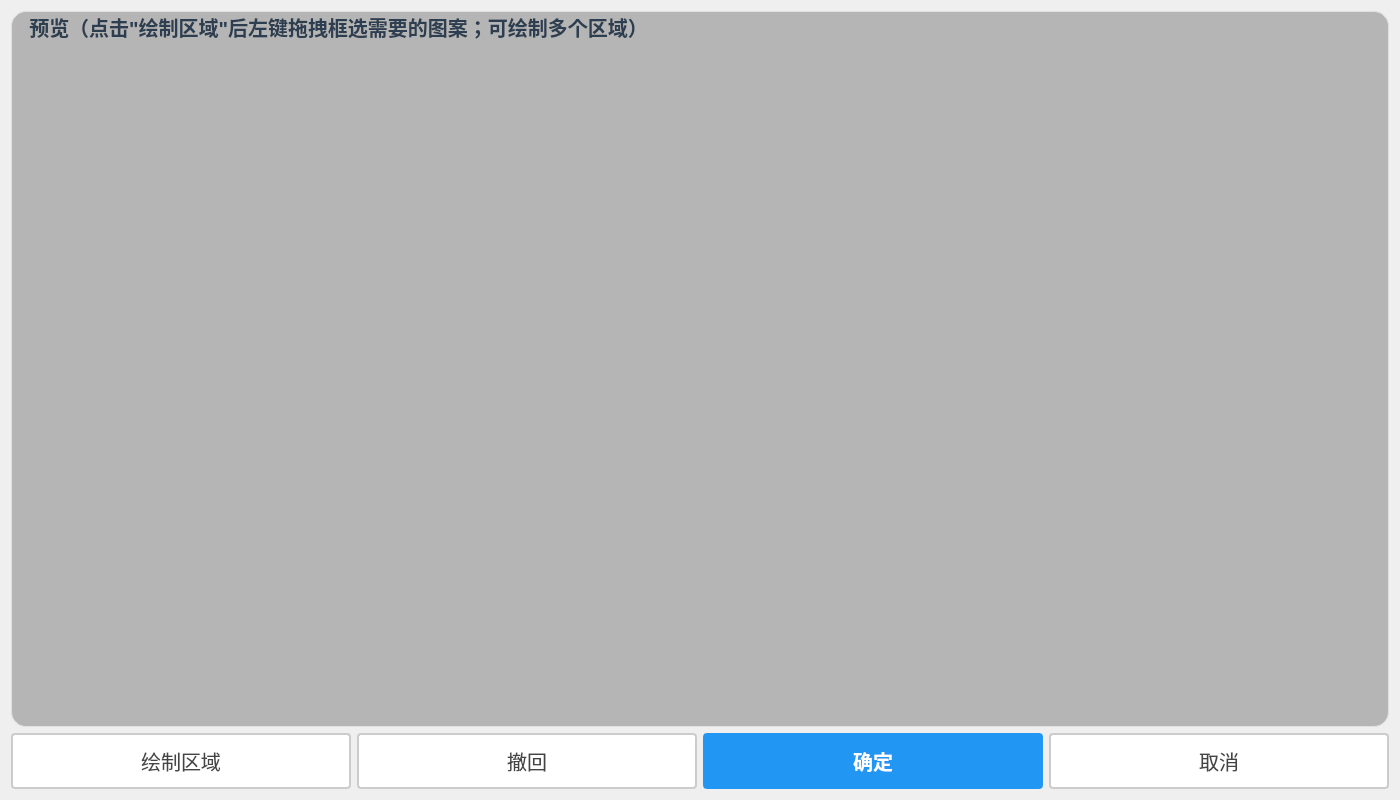
<?xml version="1.0" encoding="UTF-8"?>
<ui version="4.0">
 <class>DlgDxfRegionSelectClass</class>
 <widget class="QDialog" name="DlgDxfRegionSelectClass">
  <property name="geometry">
   <rect>
    <x>0</x>
    <y>0</y>
    <width>1400</width>
    <height>800</height>
   </rect>
  </property>
  <property name="windowTitle">
   <string>选择 DXF 套版区域</string>
  </property>
  <layout class="QVBoxLayout" name="vLayout_root" stretch="1,0">
   <item>
    <widget class="QGroupBox" name="gBox_imgPreview">
     <property name="styleSheet">
      <string notr="true">QGroupBox {
    font-size: 20px;
    font-weight: bold;
    background-color: rgb(181, 181, 181);
    border: 1px solid #e0e0e0;
    border-radius: 15px;
    padding-top: 28px;
}
QGroupBox::title {
    subcontrol-origin: margin;
    subcontrol-position: top left;
    left: 10px;
    top: 4px;
    padding: 0 5px;
    color: #2c3e50;
}</string>
     </property>
     <property name="title">
      <string>预览（点击"绘制区域"后左键拖拽框选需要的图案；可绘制多个区域）</string>
     </property>
     <layout class="QVBoxLayout" name="vLayout_preview">
      <item>
       <widget class="QLabel" name="label_imgPreview">
        <property name="sizePolicy">
         <sizepolicy hsizetype="Expanding" vsizetype="Expanding">
          <horstretch>0</horstretch>
          <verstretch>0</verstretch>
         </sizepolicy>
        </property>
        <property name="minimumSize">
         <size>
          <width>320</width>
          <height>240</height>
         </size>
        </property>
        <property name="text">
         <string/>
        </property>
        <property name="alignment">
         <set>Qt::AlignmentFlag::AlignCenter</set>
        </property>
       </widget>
      </item>
     </layout>
    </widget>
   </item>
   <item>
    <layout class="QHBoxLayout" name="hLayout_actions">
     <item>
      <widget class="QPushButton" name="pbtn_draw">
       <property name="minimumSize">
        <size>
         <width>0</width>
         <height>56</height>
        </size>
       </property>
       <property name="checkable">
        <bool>true</bool>
       </property>
       <property name="styleSheet">
        <string notr="true">QPushButton {
    padding: 6px 14px;
    border: 2px solid #CCC;
    border-radius: 4px;
    background-color: white;
    color: #444;
    font-size: 20px;
}
QPushButton:hover {
    border-color: #999;
    background-color: #F5F5F5;
}
QPushButton:checked {
    border-color: #FF9800;
    background-color: #FF9800;
    color: white;
    font-weight: bold;
}</string>
       </property>
       <property name="text">
        <string>绘制区域</string>
       </property>
      </widget>
     </item>
     <item>
      <widget class="QPushButton" name="pbtn_undo">
       <property name="minimumSize">
        <size>
         <width>0</width>
         <height>56</height>
        </size>
       </property>
       <property name="styleSheet">
        <string notr="true">QPushButton {
    padding: 6px 14px;
    border: 2px solid #CCC;
    border-radius: 4px;
    background-color: white;
    color: #444;
    font-size: 20px;
}
QPushButton:hover {
    border-color: #999;
    background-color: #F5F5F5;
}
QPushButton:pressed {
    border-color: #777;
    background-color: #EEE;
}</string>
       </property>
       <property name="text">
        <string>撤回</string>
       </property>
      </widget>
     </item>
     <item>
      <widget class="QPushButton" name="pbtn_confirm">
       <property name="minimumSize">
        <size>
         <width>0</width>
         <height>56</height>
        </size>
       </property>
       <property name="styleSheet">
        <string notr="true">QPushButton {
    padding: 6px 14px;
    border: 2px solid #2196F3;
    border-radius: 4px;
    background-color: #2196F3;
    color: white;
    font-size: 20px;
    font-weight: bold;
}
QPushButton:hover {
    border-color: #1565C0;
    background-color: #1565C0;
}
QPushButton:pressed {
    border-color: #0D47A1;
    background-color: #0D47A1;
}</string>
       </property>
       <property name="text">
        <string>确定</string>
       </property>
      </widget>
     </item>
     <item>
      <widget class="QPushButton" name="pbtn_cancel">
       <property name="minimumSize">
        <size>
         <width>0</width>
         <height>56</height>
        </size>
       </property>
       <property name="styleSheet">
        <string notr="true">QPushButton {
    padding: 6px 14px;
    border: 2px solid #CCC;
    border-radius: 4px;
    background-color: white;
    color: #444;
    font-size: 20px;
}
QPushButton:hover {
    border-color: #999;
    background-color: #F5F5F5;
}
QPushButton:pressed {
    border-color: #777;
    background-color: #EEE;
}</string>
       </property>
       <property name="text">
        <string>取消</string>
       </property>
      </widget>
     </item>
    </layout>
   </item>
  </layout>
 </widget>
 <layoutdefault spacing="6" margin="11"/>
 <resources/>
 <connections/>
</ui>
